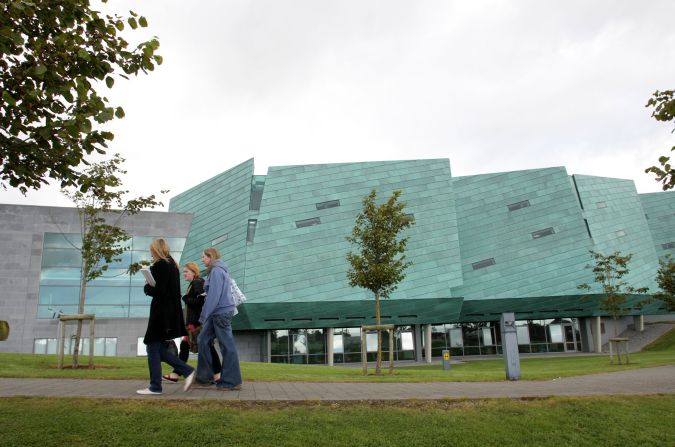
#> input picture Lab 8/ATU.jpg, 675 x 447 px
$ python main.py   (older library calls are emulated)
#> lines starting #> are read from the running program, lines starting #| are printed output that depends on the picture
import cv2
import numpy as np
from matplotlib import pyplot as plt

img = cv2.imread("ATU.jpg")
#> img is the input picture: shape (447, 675, 3); mean B, G, R 146.4, 158.5, 148.9

# Basic Gray image
gray_image = cv2.cvtColor(img, cv2.COLOR_BGR2GRAY)
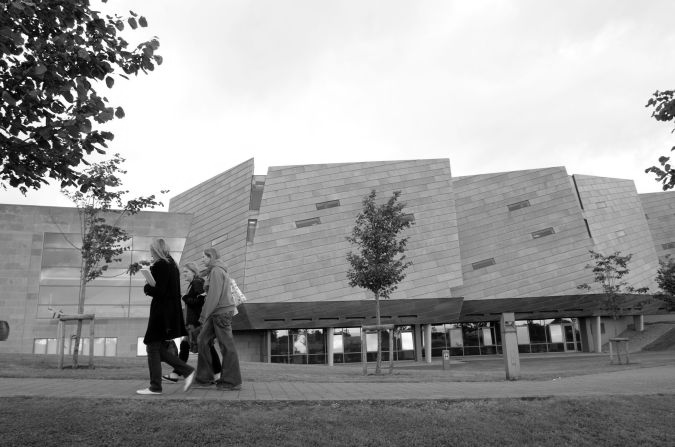
#> gray_image: shape (447, 675); min 0, max 255, mean 154.2

# Blurred gray Image
blurred_gray = cv2.GaussianBlur(gray_image,(3, 3),3)

# Another gray blurred image with more intensity
blurred_image_13 = cv2.GaussianBlur(gray_image,(13, 13),3)
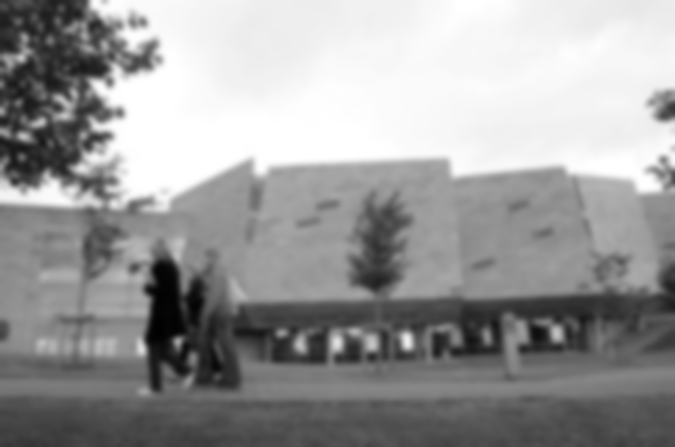
#> blurred_image_13: shape (447, 675); min 1, max 255, mean 154.2

# Sobel on X Axis
sobel_x = cv2.Sobel(blurred_image_13,cv2.CV_64F,1,0,ksize=5)
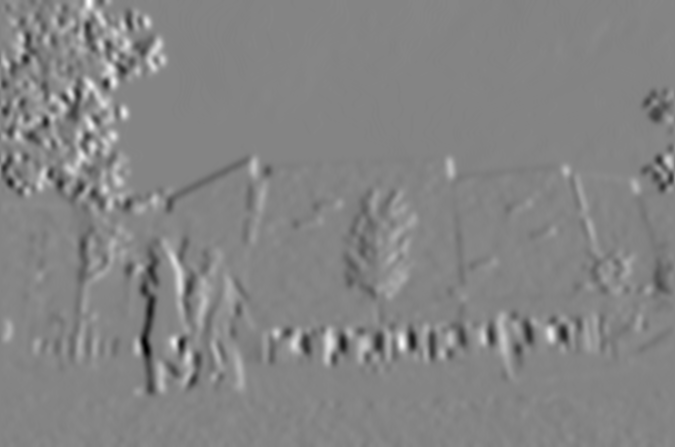
#> sobel_x: shape (447, 675) float64; min -3448, max 3188, mean 6.8; drawn with min black and max white

# Sobel on Y Axis
sobel_y = cv2.Sobel(blurred_image_13,cv2.CV_64F,0,1,ksize=5)
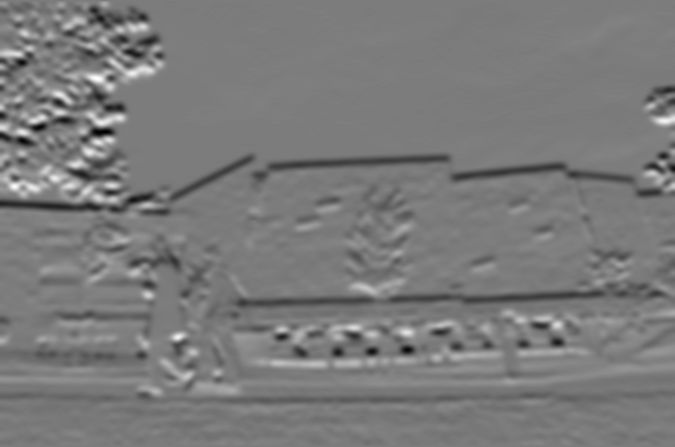
#> sobel_y: shape (447, 675) float64; min -3068, max 3219, mean -42.2; drawn with min black and max white

# Canny Image
canny = cv2.Canny(blurred_gray,100,2)
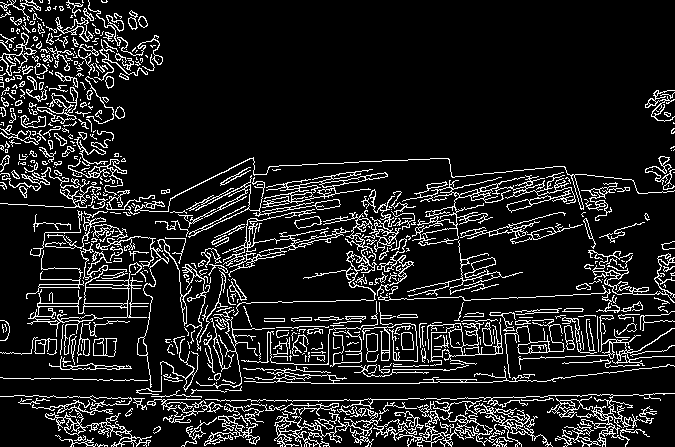
#> canny: shape (447, 675); 12.1% white in thin lines or dots

rows = 3 # How much rows in our popup
cols = 3 # How much columns in our popup

plt.subplot(rows, rows,1),plt.imshow(cv2.cvtColor(img,
cv2.COLOR_BGR2RGB), cmap = 'gray')
plt.title('Original'), plt.xticks([]), plt.yticks([])

plt.subplot(cols, cols,2),plt.imshow(gray_image, cmap = 'gray')
plt.title("Gray Scale"), plt.xticks([]), plt.yticks([])

plt.subplot(cols, cols,3),plt.imshow(blurred_gray, cmap = 'gray')
plt.title("3x3"), plt.xticks([]), plt.yticks([])

plt.subplot(cols, cols,4),plt.imshow(blurred_image_13, cmap = 'gray')
plt.title("13x13"), plt.xticks([]), plt.yticks([])

plt.subplot(cols, cols,5),plt.imshow(sobel_x, cmap = 'gray')
plt.title("Sobel X"), plt.xticks([]), plt.yticks([])

plt.subplot(cols, cols,6),plt.imshow(sobel_y, cmap = 'gray')
plt.title("Sobel Y"), plt.xticks([]), plt.yticks([])

plt.subplot(cols, cols,7),plt.imshow(canny, cmap = 'gray')
plt.title("Canny"), plt.xticks([]), plt.yticks([])

plt.show()
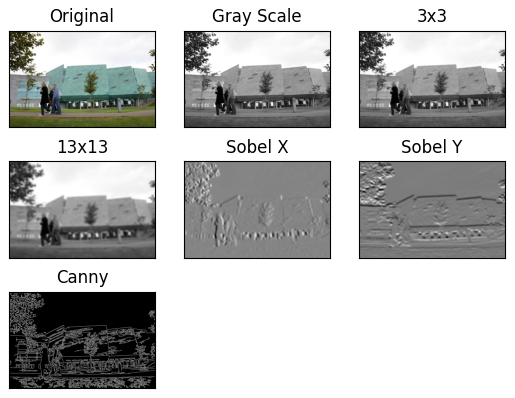
#> figure drawn by matplotlib, 7 panels
